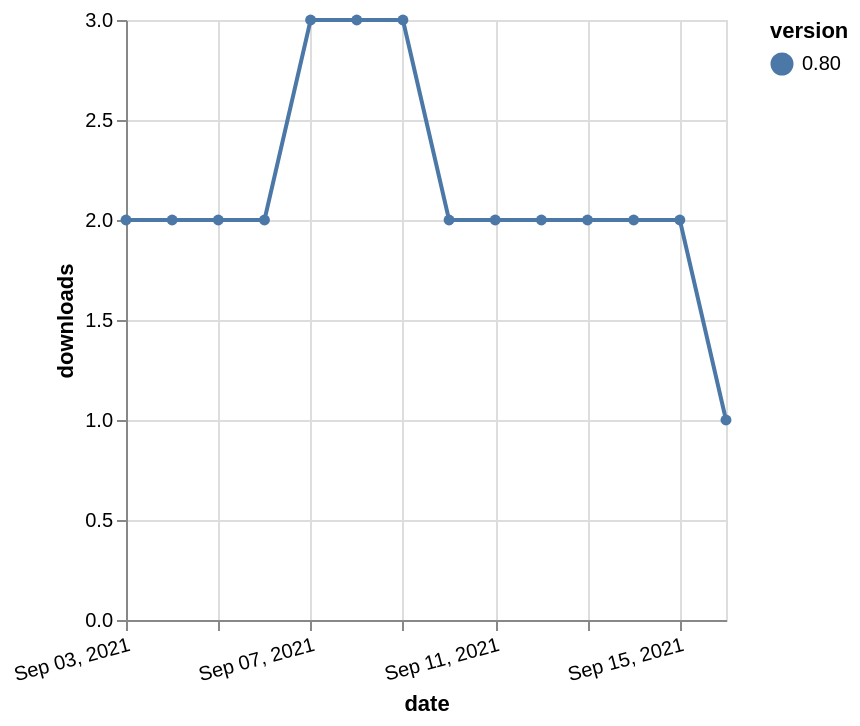

Write the Vega-Lite specification saved for this chart.
### Vega-Lite specification from a JSON file in a GitHub repository (floating-point values rounded to 4 significant figures)
{"$schema": "https://vega.github.io/schema/vega-lite/v5.json", "description": "A simple bar chart with embedded data.", "data": {"values": [{"date": "2021-09-03", "total": 2347, "delta": 2, "version": "0.80"}, {"date": "2021-09-04", "total": 2349, "delta": 2, "version": "0.80"}, {"date": "2021-09-05", "total": 2351, "delta": 2, "version": "0.80"}, {"date": "2021-09-06", "total": 2353, "delta": 2, "version": "0.80"}, {"date": "2021-09-07", "total": 2356, "delta": 3, "version": "0.80"}, {"date": "2021-09-08", "total": 2359, "delta": 3, "version": "0.80"}, {"date": "2021-09-09", "total": 2362, "delta": 3, "version": "0.80"}, {"date": "2021-09-10", "total": 2364, "delta": 2, "version": "0.80"}, {"date": "2021-09-11", "total": 2366, "delta": 2, "version": "0.80"}, {"date": "2021-09-12", "total": 2368, "delta": 2, "version": "0.80"}, {"date": "2021-09-13", "total": 2370, "delta": 2, "version": "0.80"}, {"date": "2021-09-14", "total": 2372, "delta": 2, "version": "0.80"}, {"date": "2021-09-15", "total": 2374, "delta": 2, "version": "0.80"}, {"date": "2021-09-16", "total": 2375, "delta": 1, "version": "0.80"}]}, "width": "container", "mark": {"type": "line", "point": {"filled": true}}, "encoding": {"x": {"field": "date", "type": "temporal", "timeUnit": "yearmonthdate", "title": "date", "axis": {"labelAngle": -15}}, "y": {"field": "delta", "type": "quantitative", "title": "downloads"}, "color": {"field": "version", "type": "nominal"}, "tooltip": {"field": "delta"}}}
